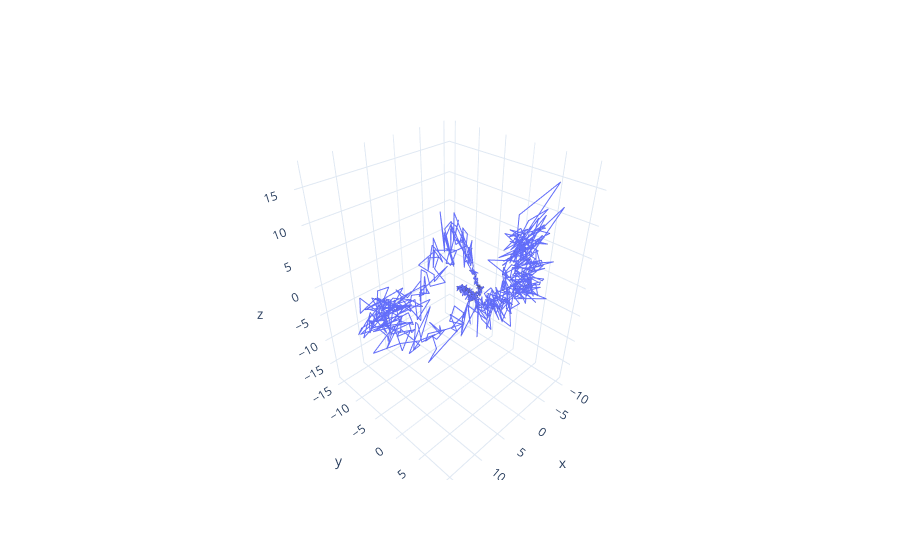

The cell this chart's notebook holds for it:
### Code cell
fig_2 = go.Figure()


fig_2.add_trace(go.Scatter3d(x=enc[:1000,0][::],
                             y=enc[:1000,1][::],
                             z=enc[:1000,2][::],
                             #mode='markers',
                             marker=dict(
                                         size=0.1,
                                         line=dict(
                                                    width=0.01
                                                  )

                                         ),
                             name='trajectory'
                            )
                )


fig_2.layout.template = 'plotly_white'
fig_2.show()

### Figure 1 — Plotly figure (JSON) as saved in the notebook; plotly's stock layout.template omitted (floating-point values rounded to 4 significant figures; data arrays with more than 128 entries replaced by an {"elided": "..."} marker saying what was removed)
{"data": [{"marker": {"line": {"width": 0.01}, "size": 0.1}, "name": "trajectory", "type": "scatter3d", "x": {"elided": "1000 float values"}, "y": {"elided": "1000 float values"}, "z": {"elided": "1000 float values"}}], "layout": {}}
